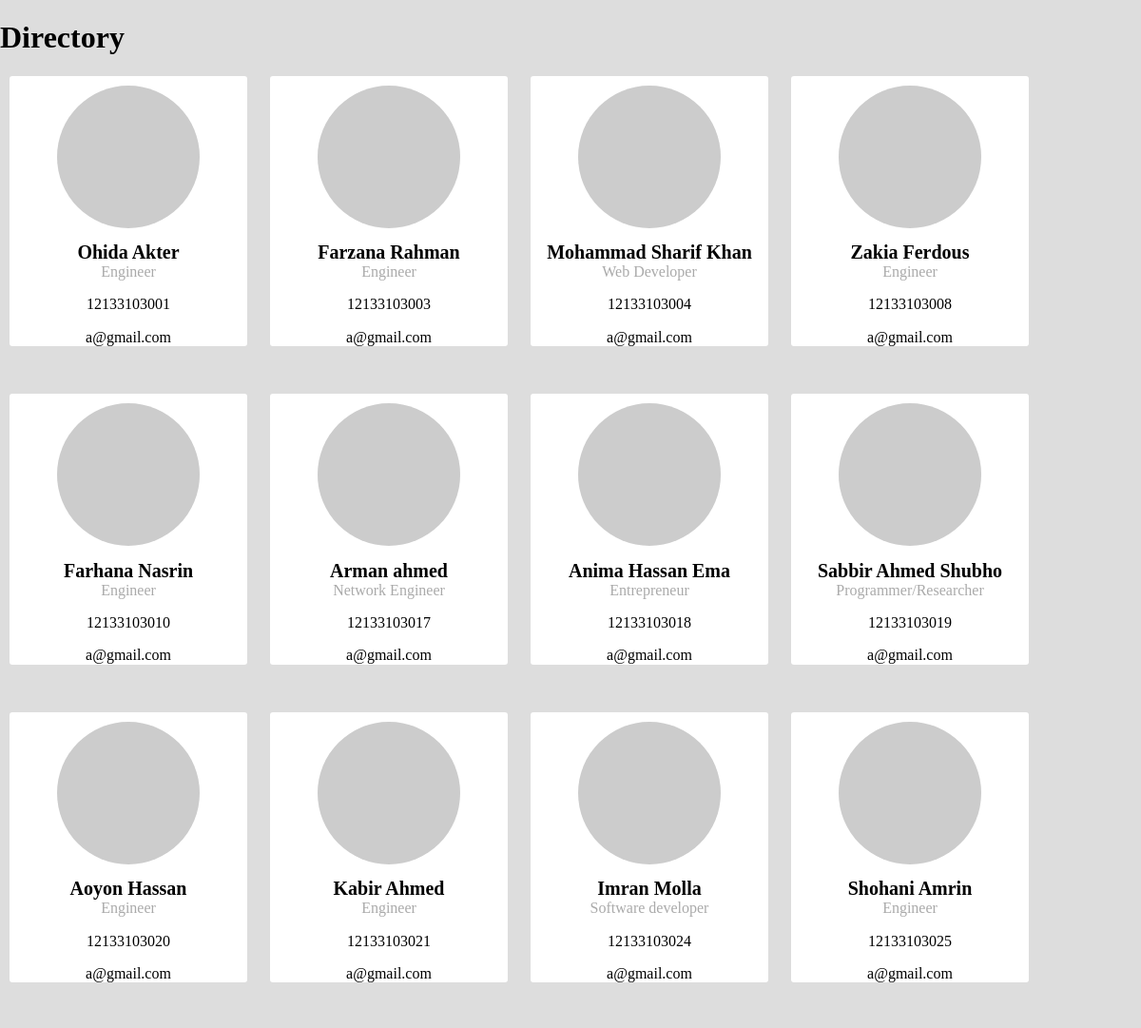
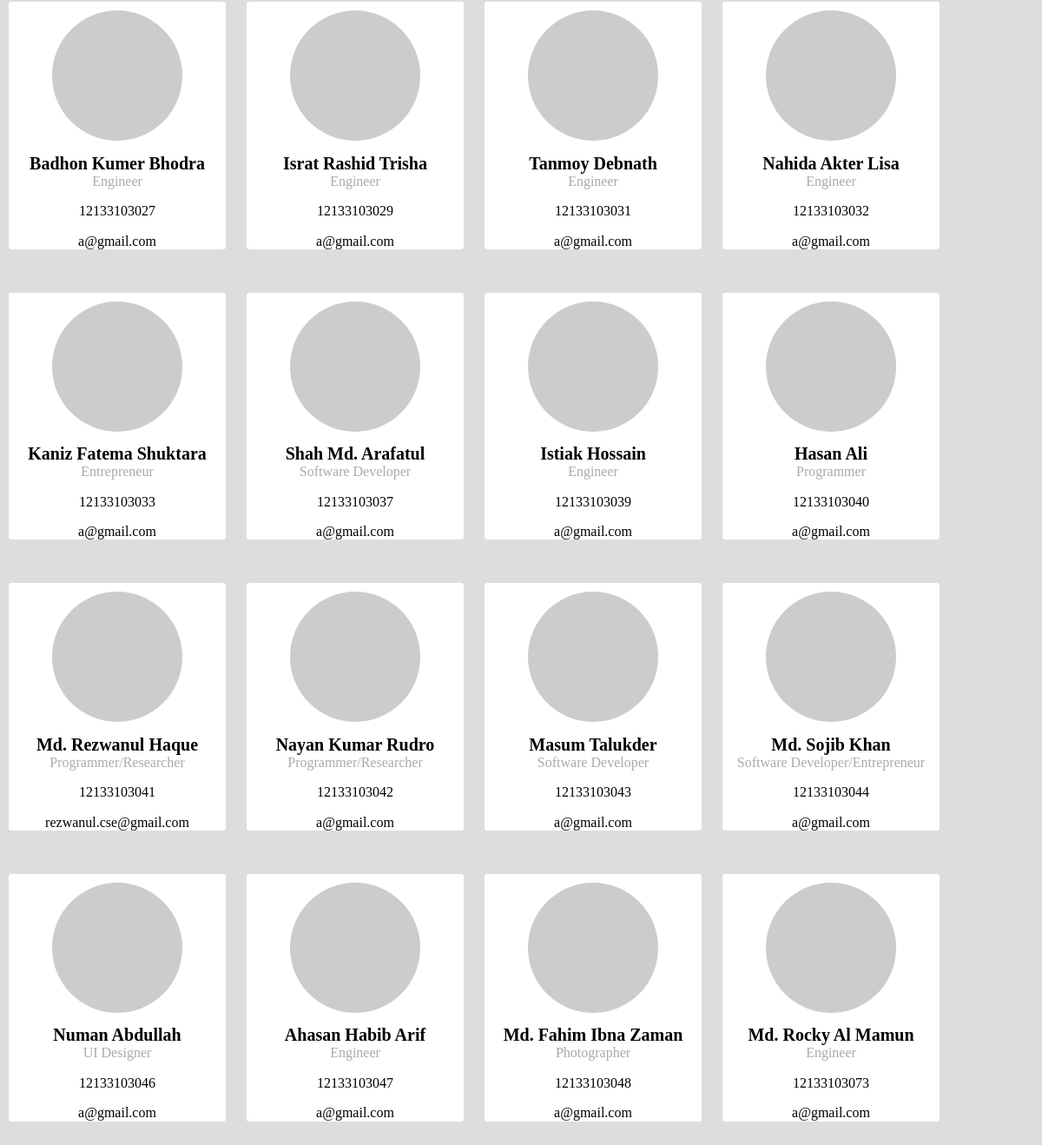
The page / on the database its author committed (2 pictures, top to bottom).
### www/models.py (models this page shows, shortened)
class Person(models.Model):
    name = models.CharField(max_length = 40)
    email = models.EmailField(max_length = 100)
    title = models.CharField(max_length = 100)
    roll = models.CharField(max_length = 20)
    image = models.CharField(max_length = 200)

### www/views.py (the view)
# urls.py: url(r'^$', views.index),
def index(request):
    people = Person.objects.all()
    return render(request, 'index.html', {"people" : people})

### www/templates/index.html (shortened to what this page needs)
{% load staticfiles %}
<!DOCTYPE html>
<html lang="en">
<head>
    <link rel="stylesheet" href="{% static 'normalize.css' %}">
    <link rel="stylesheet" href="{% static 'main.css' %}">
</head>
<body>
   <main>
        <h1>Directory</h1>
        {% for person in people  %}
           <section>
                <img src="{{person.image}}" alt="{{person.name}}">
                <h2>{{person.name}}</h2>
                <p class = "person-title">{{person.title}}</p>
                <p class = "person-roll">{{person.roll}}</p>
                <p class = "person-email">{{person.email}}</p>
            </section>
        {% endfor %}
    </main>
</body>
</html>

### www/static/main.css (style rules this page uses)
body { background-color: #ddd; font-size: 16px; padding: 0; margin: 0; }
main { padding: 0; margin: 0 auto; }
section { padding: 0; min-width: 250px; border-radius: 3px; background-color: white; text-align: center; display: inline-block; margin: 0 10px 50px 10px; }
img { border-radius: 50%; height: 150px; width: 150px; padding: 10px; margin: 0; }
h2 { font-size: 20px; font-weight: bold; padding: 0; margin: 0; }
.person-title { font-size: 1em; color: #aaa; padding: 0; margin: 0; }
.person-email { font-size: 1em; padding: 0; margin: 0; }

### rows shown on the page
Person: name "Ohida Akter", title "Engineer", roll "12133103001", email "a@gmail.com"
Person: name "Farzana Rahman", title "Engineer", roll "12133103003", email "a@gmail.com"
Person: name "Mohammad Sharif Khan", title "Web Developer", roll "12133103004", email "a@gmail.com"
Person: name "Zakia Ferdous", title "Engineer", roll "12133103008", email "a@gmail.com"
Person: name "Farhana Nasrin", title "Engineer", roll "12133103010", email "a@gmail.com"
Person: name "Arman ahmed", title "Network Engineer", roll "12133103017", email "a@gmail.com"
Person: name "Anima Hassan Ema", title "Entrepreneur", roll "12133103018", email "a@gmail.com"
Person: name "Sabbir Ahmed Shubho", title "Programmer/Researcher", roll "12133103019", email "a@gmail.com"
Person: name "Aoyon Hassan", title "Engineer", roll "12133103020", email "a@gmail.com"
Person: name "Kabir Ahmed", title "Engineer", roll "12133103021", email "a@gmail.com"
Person: name "Imran Molla", title "Software developer", roll "12133103024", email "a@gmail.com"
Person: name "Shohani Amrin", title "Engineer", roll "12133103025", email "a@gmail.com"
Person: name "Badhon Kumer Bhodra", title "Engineer", roll "12133103027", email "a@gmail.com"
Person: name "Israt Rashid Trisha", title "Engineer", roll "12133103029", email "a@gmail.com"
Person: name "Tanmoy Debnath", title "Engineer", roll "12133103031", email "a@gmail.com"
Person: name "Nahida Akter Lisa", title "Engineer", roll "12133103032", email "a@gmail.com"
Person: name "Kaniz Fatema Shuktara", title "Entrepreneur", roll "12133103033", email "a@gmail.com"
Person: name "Shah Md. Arafatul", title "Software Developer", roll "12133103037", email "a@gmail.com"
Person: name "Istiak Hossain", title "Engineer", roll "12133103039", email "a@gmail.com"
Person: name "Hasan Ali", title "Programmer", roll "12133103040", email "a@gmail.com"
Person: name "Md. Rezwanul Haque", title "Programmer/Researcher", roll "12133103041", email "rezwanul.cse@gmail.com"
Person: name "Nayan Kumar Rudro", title "Programmer/Researcher", roll "12133103042", email "a@gmail.com"
Person: name "Masum Talukder", title "Software Developer", roll "12133103043", email "a@gmail.com"
Person: name "Md. Sojib Khan", title "Software Developer/Entrepreneur", roll "12133103044", email "a@gmail.com"
Person: name "Numan Abdullah", title "UI Designer", roll "12133103046", email "a@gmail.com"
Person: name "Ahasan Habib Arif", title "Engineer", roll "12133103047", email "a@gmail.com"
Person: name "Md. Fahim Ibna Zaman", title "Photographer", roll "12133103048", email "a@gmail.com"
Person: name "Md. Rocky Al Mamun", title "Engineer", roll "12133103073", email "a@gmail.com"
